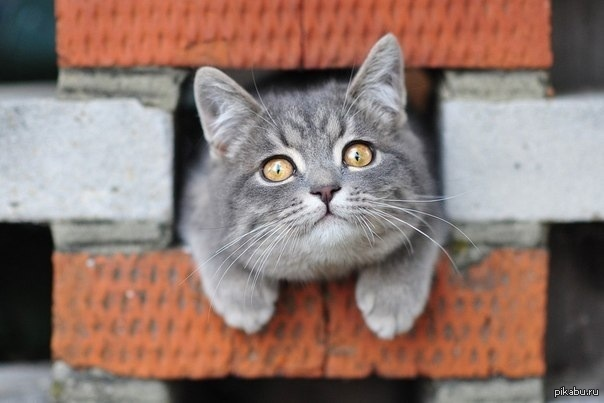
#> input picture Day 2 - Pillow/cat.jpg, 604 x 403 px
$ python invert.py
#> lines starting #> are read from the running program, lines starting #| are printed output that depends on the picture
from PIL import Image

# открываем картинку
img = Image.open("cat.jpg")
#> img is the input picture: PIL image 604x403 RGB; mean R, G, B 143, 119.7, 111.9
pixels = img.load()

# размеры
print(img.width, img.height)
#| 604 403

for x in range(img.width):
    for y in range(img.height):
        r, g, b = pixels[x, y]
        r = 255 - r
        b = 255 - b
        g = 255 - g

        pixels[x, y] = (r, g, b)

img.show()
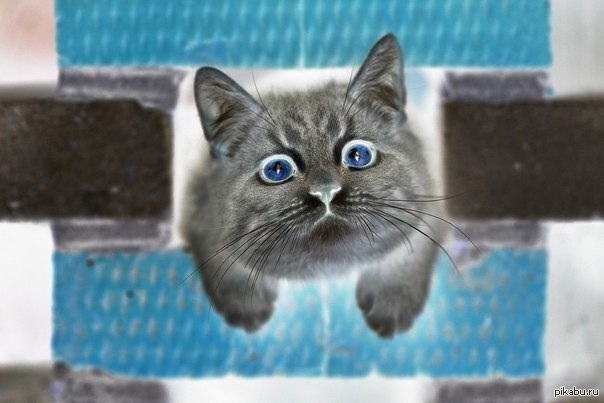
#> shown: PIL image 604x403 RGB; mean R, G, B 112, 135.3, 143.1

$ run again, with Day 2 - Pillow/mountains.jpg copied over Day 2 - Pillow/cat.jpg
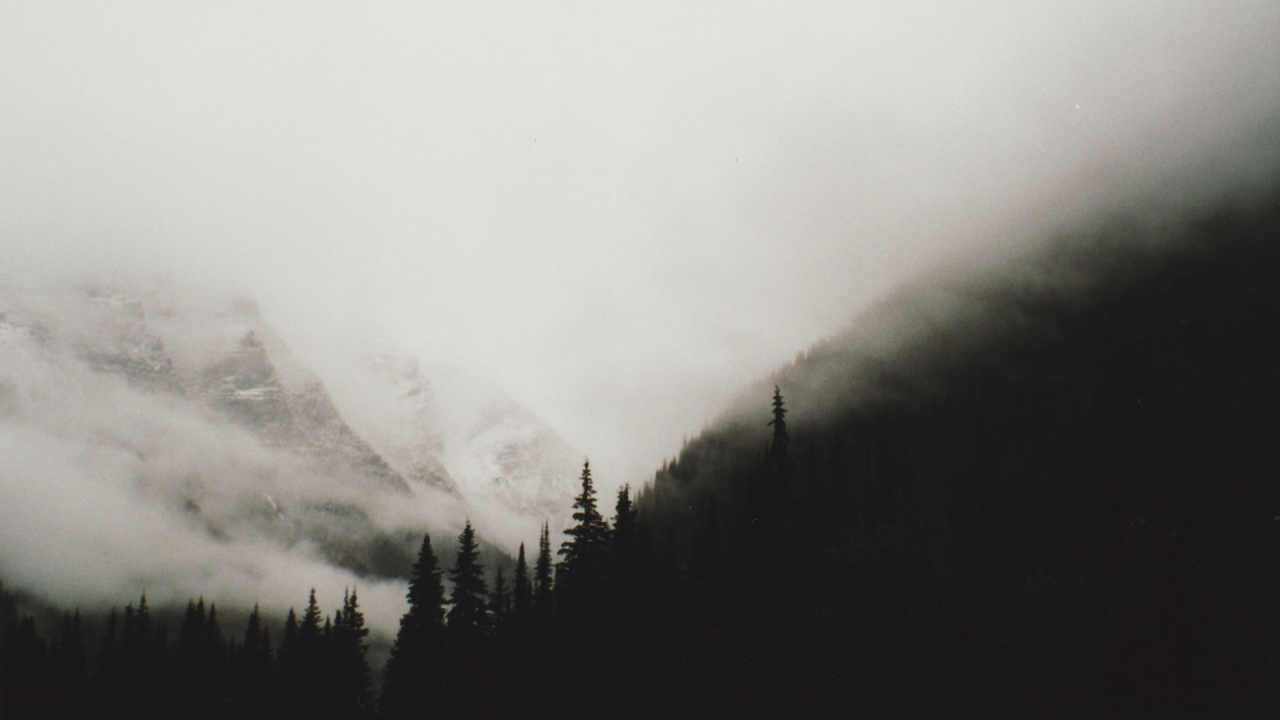
#> input picture Day 2 - Pillow/mountains.jpg, 1280 x 720 px
#> img is the input picture: PIL image 1280x720 RGB; mean R, G, B 132.9, 131.4, 127.6
#| 1280 720
#> `img.show()`:
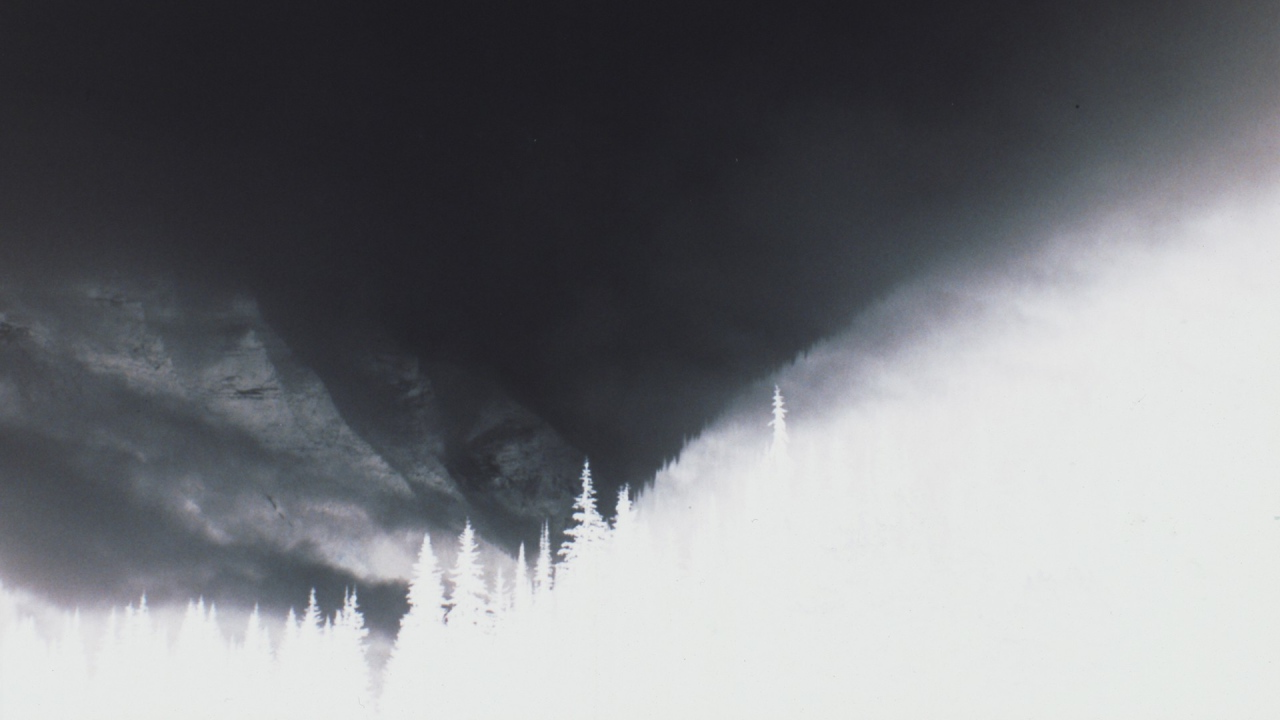
#> shown: PIL image 1280x720 RGB; mean R, G, B 122.1, 123.6, 127.4
